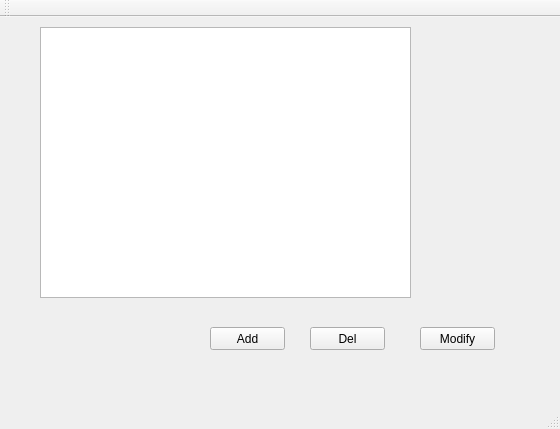
<?xml version="1.0" encoding="UTF-8"?>
<ui version="4.0">
 <class>MainWindow</class>
 <widget class="QMainWindow" name="MainWindow">
  <property name="geometry">
   <rect>
    <x>0</x>
    <y>0</y>
    <width>560</width>
    <height>429</height>
   </rect>
  </property>
  <property name="windowTitle">
   <string>MainWindow</string>
  </property>
  <widget class="QWidget" name="centralWidget">
   <widget class="QTableWidget" name="tableWidget">
    <property name="geometry">
     <rect>
      <x>40</x>
      <y>10</y>
      <width>371</width>
      <height>271</height>
     </rect>
    </property>
   </widget>
   <widget class="QPushButton" name="btn_Add">
    <property name="geometry">
     <rect>
      <x>210</x>
      <y>310</y>
      <width>75</width>
      <height>23</height>
     </rect>
    </property>
    <property name="text">
     <string>Add</string>
    </property>
   </widget>
   <widget class="QPushButton" name="btn_Del">
    <property name="geometry">
     <rect>
      <x>310</x>
      <y>310</y>
      <width>75</width>
      <height>23</height>
     </rect>
    </property>
    <property name="text">
     <string>Del</string>
    </property>
   </widget>
   <widget class="QPushButton" name="btn_Modify">
    <property name="geometry">
     <rect>
      <x>420</x>
      <y>310</y>
      <width>75</width>
      <height>23</height>
     </rect>
    </property>
    <property name="text">
     <string>Modify</string>
    </property>
   </widget>
  </widget>
  <widget class="QMenuBar" name="menuBar">
   <property name="geometry">
    <rect>
     <x>0</x>
     <y>0</y>
     <width>560</width>
     <height>18</height>
    </rect>
   </property>
  </widget>
  <widget class="QToolBar" name="mainToolBar">
   <attribute name="toolBarArea">
    <enum>TopToolBarArea</enum>
   </attribute>
   <attribute name="toolBarBreak">
    <bool>false</bool>
   </attribute>
  </widget>
  <widget class="QStatusBar" name="statusBar"/>
 </widget>
 <layoutdefault spacing="6" margin="11"/>
 <resources/>
 <connections/>
</ui>
